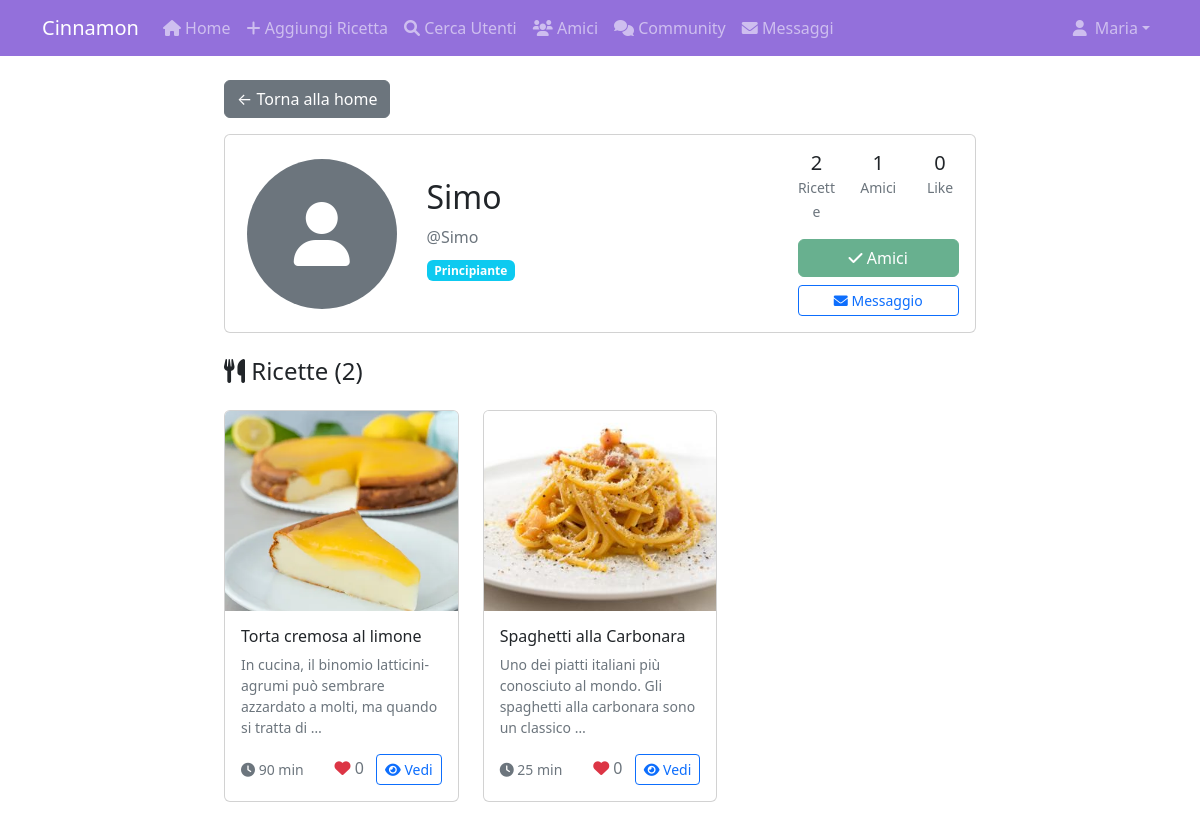
The page /users/Simo/ (signed in) on the database its author committed.
### users/models.py (models this page shows, shortened)
class UserProfile(models.Model):
    EXPERIENCE_CHOICES = [
        ('beginner', 'Principiante'),
        ('intermediate', 'Intermedio'),
        ('advanced', 'Avanzato'),
        ('professional', 'Professionale'),
    ]
    CUISINE_SPECIALTIES = [
        ('italian', 'Cucina Italiana'),
        ('french', 'Cucina Francese'),
        ('japanese', 'Cucina Giapponese'),
        ('indian', 'Cucina Indiana'),
        ('chinese', 'Cucina Cinese'),
        ('mediterranean', 'Cucina Mediterranea'),
        ('vegan', 'Cucina Vegana'),
        ('vegetarian', 'Cucina Vegetariana'),
        ('desserts', 'Dolci e Dessert'),
        ('bread', 'Pane e Lievitati'),
        ('pastry', 'Pasticceria'),
        ('bbq', 'Barbecue e Grigliata'),
        ('fusion', 'Cucina Fusion'),
        ('raw', 'Cucina Crudista'),
        ('gluten_free', 'Senza Glutine'),
    ]
    user = models.OneToOneField(User, on_delete=models.CASCADE)
    bio = models.TextField(max_length=500, blank=True, null=True, verbose_name="Biografia")
    profile_image = models.ImageField(upload_to='profile_pics', blank=True, null=True, verbose_name="Foto Profilo")
    experience_level = models.CharField(max_length=20, choices=EXPERIENCE_CHOICES, default='beginner', verbose_name="Livello Esperienza")
    cuisine_specialties = models.JSONField(default=list, blank=True, verbose_name="Specialità Culinarie")
    culinary_interests = models.TextField(blank=True, null=True, verbose_name="Interessi Gastronomici")
    is_public = models.BooleanField(default=True, verbose_name="Profilo Pubblico")
    show_email = models.BooleanField(default=False, verbose_name="Mostra Email")
    location = models.CharField(max_length=100, blank=True, null=True, verbose_name="Località")
    birth_date = models.DateField(null=True, blank=True, verbose_name="Data di Nascita")
    website = models.URLField(blank=True, null=True, verbose_name="Sito Web")
    instagram = models.CharField(max_length=50, blank=True, null=True, verbose_name="Instagram")
    created_at = models.DateTimeField(auto_now_add=True)
    updated_at = models.DateTimeField(auto_now=True)
    @property
    def friends_count(self):
        return Friendship.get_friends(self.user).count()
    @property
    def total_likes_received(self):
        from recipes.models import Like
        return Like.objects.filter(recipe__author=self.user).count()
    def get_specialties_display(self):
        if not self.cuisine_specialties:
            return []
        specialty_dict = dict(self.CUISINE_SPECIALTIES)
        return [specialty_dict.get(spec, spec) for spec in self.cuisine_specialties]

### recipes/models.py (models this page shows, shortened)
class Recipe(models.Model):
    DIFFICULTY_CHOICES = [
        ('easy', 'Facile'),
        ('medium', 'Medio'),
        ('hard', 'Difficile'),
    ]
    CUISINE_TYPES = [
        ('italian', 'Italiana'),
        ('french', 'Francese'),
        ('japanese', 'Giapponese'),
        ('indian', 'Indiana'),
        ('chinese', 'Cinese'),
        ('mediterranean', 'Mediterranea'),
        ('vegan', 'Vegana'),
        ('vegetarian', 'Vegetariana'),
        ('dessert', 'Dolce'),
        ('bread', 'Pane/Lievitato'),
        ('other', 'Altro'),
    ]
    VISIBILITY_CHOICES = [
        ('public', 'Pubblica'),
        ('friends', 'Solo Amici'),
        ('private', 'Privata'),
    ]
    title = models.CharField(max_length=200, verbose_name="Titolo")
    description = models.TextField(verbose_name="Descrizione")
    image = models.ImageField(upload_to='recipe_pics', blank=True, null=True, verbose_name="Foto")
    ingredients = models.TextField(default="", verbose_name="Ingredienti")
    instructions = models.TextField(default="", verbose_name="Procedimento")
    prep_time = models.PositiveIntegerField(default=30, help_text="Tempo in minuti", verbose_name="Tempo Preparazione")
    cook_time = models.PositiveIntegerField(default=30, help_text="Tempo in minuti", verbose_name="Tempo Cottura")
    servings = models.PositiveIntegerField(default=4, verbose_name="Porzioni")
    difficulty = models.CharField(max_length=10, choices=DIFFICULTY_CHOICES, default='medium', verbose_name="Difficoltà")
    cuisine_type = models.CharField(max_length=20, choices=CUISINE_TYPES, default='other', verbose_name="Tipo Cucina")
    tags = models.JSONField(default=list, blank=True, verbose_name="Tags")
    personal_notes = models.TextField(blank=True, null=True, verbose_name="Note Personali")
    visibility = models.CharField(max_length=10, choices=VISIBILITY_CHOICES, default='public', verbose_name="Visibilità")
    author = models.ForeignKey(User, on_delete=models.CASCADE, verbose_name="Autore")
    created_at = models.DateTimeField(auto_now_add=True)
    updated_at = models.DateTimeField(auto_now=True)
    class Meta:
        ordering = ['-created_at']
    @property
    def total_prep_time(self):
        return self.prep_time + self.cook_time
    @property
    def total_likes(self):
        return self.likes.count()

### users/views.py (the view)
# urls.py: path('users/<str:username>/', user_views.public_profile, name="user-public-profile"),
def public_profile(request, username):
    user = get_object_or_404(User, username=username)
    profile = get_object_or_404(UserProfile, user=user)
    can_view_full_profile = (
        profile.is_public or
        user == request.user or
        (request.user.is_authenticated and Friendship.are_friends(request.user, user))
    )
    if not can_view_full_profile:
        messages.warning(request, "Questo profilo è privato.")
        return redirect('recipes-home')
    from recipes.models import Recipe
    recipes = Recipe.objects.filter(author=user)
    if user != request.user and not (request.user.is_authenticated and Friendship.are_friends(request.user, user)):
        recipes = recipes.filter(visibility='public')
    is_friend = False
    friend_request_sent = False
    friend_request_received = False
    if request.user.is_authenticated and user != request.user:
        is_friend = Friendship.are_friends(request.user, user)
        friend_request_sent = FriendRequest.objects.filter(
            from_user=request.user, to_user=user, status='pending'
        ).exists()
        friend_request_received = FriendRequest.objects.filter(
            from_user=user, to_user=request.user, status='pending'
        ).exists()
    context = {
        'profile_user': user,
        'profile': profile,
        'recipes': recipes[:6],  # Solo le prime 6 ricette
        'total_recipes': recipes.count(),
        'is_friend': is_friend,
        'friend_request_sent': friend_request_sent,
        'friend_request_received': friend_request_received,
        'can_view_full_profile': can_view_full_profile,
    }
    return render(request, 'users/public_profile.html', context)

### users/models.py (called while the page is built)
    @classmethod
    def are_friends(cls, user1, user2):
        return cls.objects.filter(
            models.Q(user=user1, friend=user2) |
            models.Q(user=user2, friend=user1)
        ).exists()

    @classmethod
    def get_friends(cls, user):
        friend_ids = cls.objects.filter(
            models.Q(user=user) | models.Q(friend=user)
        ).values_list('user', 'friend')
        all_friend_ids = set()
        for user_id, friend_id in friend_ids:
            if user_id == user.id:
                all_friend_ids.add(friend_id)
            else:
                all_friend_ids.add(user_id)
        return User.objects.filter(id__in=all_friend_ids)

### users/views.py (called while the page is built)
def unread_messages_count(request):
    if request.user.is_authenticated:
        from recipes.models import Conversation, Message
        conversations = Conversation.objects.filter(participants=request.user)
        unread_count = Message.objects.filter(
            conversation__in=conversations,
            is_read=False
        ).exclude(sender=request.user).count()
        return {'unread_messages_count': unread_count}
    return {'unread_messages_count': 0}

### users/templates/users/public_profile.html (shortened to what this page needs)
{% extends "recipes/base.html" %}
{% block content %}
<div class="container">
  <a href="/" class="btn btn-secondary mb-3">&larr; Torna alla home</a>
  <div class="row mb-4">
    <div class="col-md-12">
      <div class="card">
        <div class="card-body">
          <div class="row align-items-center">
            <div class="col-md-3 text-center">
              {% if profile.profile_image %}
                <img src="{{ profile.profile_image.url }}" class="rounded-circle img-fluid" style="width: 150px; height: 150px; object-fit: cover;">
              {% else %}
                <div class="rounded-circle bg-secondary d-flex align-items-center justify-content-center mx-auto" style="width: 150px; height: 150px;">
                  <i class="fas fa-user fa-4x text-white"></i>
                </div>
              {% endif %}
            </div>
            <div class="col-md-6">
              <h2>{{ profile_user.get_full_name|default:profile_user.username }}</h2>
              <p class="text-muted mb-2">@{{ profile_user.username }}</p>
              <div class="mb-2">
                <span class="badge bg-info me-2">{{ profile.get_experience_level_display }}</span>
              </div>
            </div>
            <div class="col-md-3 text-center">
              <div class="row text-center mb-3">
                <div class="col-4">
                  <h5 class="mb-0">{{ total_recipes }}</h5>
                  <small class="text-muted">Ricette</small>
                </div>
                <div class="col-4">
                  <h5 class="mb-0">{{ profile.friends_count }}</h5>
                  <small class="text-muted">Amici</small>
                </div>
                <div class="col-4">
                  <h5 class="mb-0">{{ profile.total_likes_received }}</h5>
                  <small class="text-muted">Like</small>
                </div>
              </div>
              {% if user.is_authenticated and profile_user != user %}
                <div class="d-grid gap-2">
                  {% if is_friend %}
                    <button class="btn btn-success" disabled>
                      <i class="fas fa-check"></i> Amici
                    </button>
                  {% elif friend_request_sent %}
                    <button class="btn btn-secondary" disabled>
                      <i class="fas fa-clock"></i> Richiesta Inviata
                    </button>
                  {% endif %}
                  {% if is_friend %}
                    <a href="{% url 'start-conversation' profile_user.username %}" class="btn btn-outline-primary btn-sm">
                      <i class="fas fa-envelope"></i> Messaggio
                    </a>
                  {% endif %}
                </div>
              {% endif %}
            </div>
          </div>
        </div>
      </div>
    </div>
  </div>
  <div class="row">
    <div class="col-md-12">
      <div class="d-flex justify-content-between align-items-center mb-3">
        <h4><i class="fas fa-utensils"></i> Ricette ({{ total_recipes }})</h4>
      </div>
      <div class="row">
        {% for recipe in recipes %}
        <div class="col-md-6 col-lg-4 mb-4">
          <div class="card h-100">
            {% if recipe.image %}
              <img src="{{ recipe.image.url }}" class="card-img-top" style="height: 200px; object-fit: cover;">
            {% else %}
              <div class="card-img-top bg-light d-flex align-items-center justify-content-center" style="height: 200px;">
                <i class="fas fa-utensils fa-3x text-muted"></i>
              </div>
            {% endif %}
            <div class="card-body">
              <h6 class="card-title">{{ recipe.title }}</h6>
              <p class="card-text small text-muted">{{ recipe.description|truncatewords:15 }}</p>
              <div class="d-flex justify-content-between align-items-center">
                <small class="text-muted">
                  <i class="fas fa-clock"></i> {{ recipe.total_prep_time }} min
                </small>
                <div>
                  <span class="text-muted me-2">
                    <i class="fas fa-heart text-danger"></i> {{ recipe.total_likes }}
                  </span>
                  <a href="{% url 'recipes-detail' recipe.pk %}" class="btn btn-sm btn-outline-primary">
                    <i class="fas fa-eye"></i> Vedi
                  </a>
                </div>
              </div>
            </div>
          </div>
        </div>
        {% endfor %}
      </div>
    </div>
  </div>
</div>
{% endblock content %}

### recipes/templates/recipes/base.html (shortened to what this page needs)
<!DOCTYPE html>
<html lang="en">
  <head>
    <link
      href="https://cdn.jsdelivr.net/npm/bootstrap@5.2.0-beta1/dist/css/bootstrap.min.css"
      rel="stylesheet"
    />
    <link rel="stylesheet" href="https://cdnjs.cloudflare.com/ajax/libs/font-awesome/6.0.0/css/all.min.css">
  </head>
  <body>
    <nav class="navbar navbar-expand-lg navbar-dark navbar-purple">
      <div class="container">
                <a class="navbar-brand" href="{% url 'recipes-home' %}">
          Cinnamon
        </a>
        <div class="collapse navbar-collapse" id="navbarNav">
          <ul class="navbar-nav">
            <li class="nav-item">
              <a class="nav-link" href="{% url 'recipes-home' %}">
                <i class="fas fa-home"></i> Home
              </a>
            </li>
            {% if user.is_authenticated %}
            <li class="nav-item">
              <a class="nav-link" href="{% url 'recipes-create' %}">
                <i class="fas fa-plus"></i> Aggiungi Ricetta
              </a>
            </li>
            <li class="nav-item">
              <a class="nav-link" href="{% url 'user-search' %}">
                <i class="fas fa-search"></i> Cerca Utenti
              </a>
            </li>
            <li class="nav-item">
              <a class="nav-link" href="{% url 'user-friends' %}">
                <i class="fas fa-users"></i> Amici
              </a>
            </li>
            <li class="nav-item">
              <a class="nav-link" href="{% url 'community-list' %}">
                <i class="fas fa-comments"></i> Community
              </a>
            </li>
            <li class="nav-item">
              <a class="nav-link position-relative" href="{% url 'messages-inbox' %}">
                <i class="fas fa-envelope"></i> Messaggi
              </a>
            </li>
            {% endif %}
          </ul>
        </div>
        <div class="navbar-nav">
          {% if user.is_authenticated %}
          <div class="nav-item dropdown">
            <a class="nav-link dropdown-toggle d-flex align-items-center" href="#" id="navbarDropdown" role="button" data-bs-toggle="dropdown" aria-expanded="false">
              {% if user.userprofile.profile_image %}
                <img src="{{ user.userprofile.profile_image.url }}" class="rounded-circle me-2" style="width: 25px; height: 25px; object-fit: cover;">
              {% else %}
                <i class="fas fa-user me-2"></i>
              {% endif %}
              {{ user.username }}
            </a>
          </div>
          {% endif %}
        </div>
      </div>
    </nav>
    <div class="container mt-4 col-8">
       {% block content %} {% endblock %}
    </div>
  </body>
</html>

### recipes/templates/recipes/base.html (style rules this page uses)
.navbar-purple { background-color: #9370db !important; }

### rows shown on the page
UserProfile: experience_level "Principiante", friends_count "1", total_likes_received "0"
Recipe: image (picture), title "Torta cremosa al limone", description "In cucina, il binomio latticini-agrumi può sembrare azzardato a molti, ma quando si tratta di …", total_prep_time "90", total_likes "0"
Recipe: image (picture), title "Spaghetti alla Carbonara", description "Uno dei piatti italiani più conosciuto al mondo. Gli spaghetti alla carbonara sono un classico …", total_prep_time "25", total_likes "0"

### other values the page prints
{{ user.username }} "Maria"
{{ profile_user.get_full_name|default:profile_user.username }} "Simo"
{{ profile_user.username }} "Simo"
{{ total_recipes }} "2"
